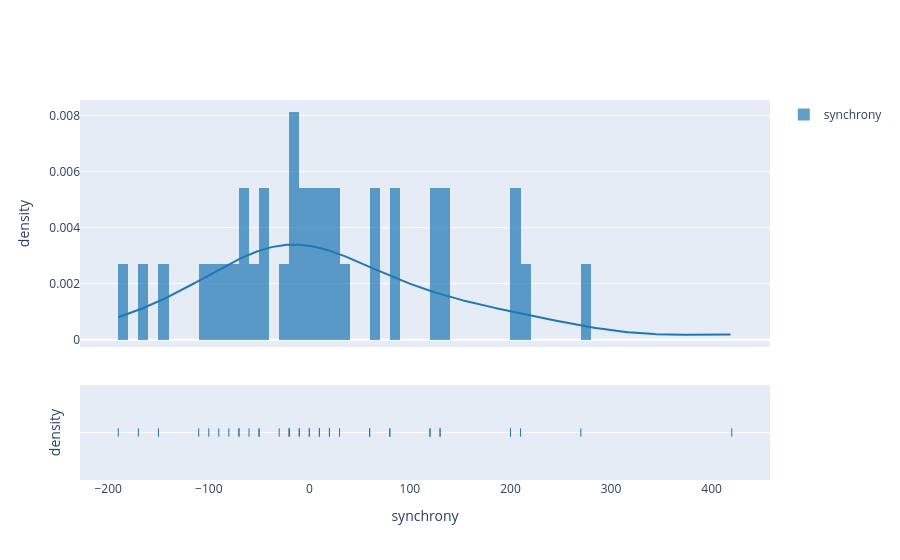

The notebook cell saved with this chart:
### Code cell
import plotly.figure_factory as ff

# lets also plot the timing of the max speed and max env (synchrony) as a density plot 
fig = go.Figure()
fig = ff.create_distplot([mag_D['synchrony']], group_labels=['synchrony'], bin_size=10)
fig.update_xaxes(title_text='synchrony')
fig.update_yaxes(title_text='density')
fig.show()

### Figure 1 — Plotly figure (JSON) as saved in the notebook; plotly's stock layout.template omitted (floating-point values rounded to 4 significant figures; data arrays with more than 128 entries replaced by an {"elided": "..."} marker saying what was removed)
{"data": [{"autobinx": false, "histnorm": "probability density", "legendgroup": "synchrony", "marker": {"color": "rgb(31, 119, 180)"}, "name": "synchrony", "opacity": 0.7, "type": "histogram", "x": [210, 20, 0, 0, 200, -20, -90, -50, 420, -60, -80, -70, 200, 80, 30, -50, 80, -30, 130, 10, 20, 130, 60, -10, -150, 120, 270, -190, -170, -20, -20, -110, -10, -100, 120, -70, 60, 10], "xaxis": "x", "xbins": {"end": 420, "size": 10, "start": -190}, "yaxis": "y"}, {"legendgroup": "synchrony", "marker": {"color": "rgb(31, 119, 180)"}, "mode": "lines", "name": "synchrony", "showlegend": false, "type": "scatter", "x": {"elided": "500 float values"}, "xaxis": "x", "y": {"elided": "500 float values"}, "yaxis": "y"}, {"legendgroup": "synchrony", "marker": {"color": "rgb(31, 119, 180)", "symbol": "line-ns-open"}, "mode": "markers", "name": "synchrony", "showlegend": false, "type": "scatter", "x": [210, 20, 0, 0, 200, -20, -90, -50, 420, -60, -80, -70, 200, 80, 30, -50, 80, -30, 130, 10, 20, 130, 60, -10, -150, 120, 270, -190, -170, -20, -20, -110, -10, -100, 120, -70, 60, 10], "xaxis": "x", "y": ["synchrony", "synchrony", "synchrony", "synchrony", "synchrony", "synchrony", "synchrony", "synchrony", "synchrony", "synchrony", "synchrony", "synchrony", "synchrony", "synchrony", "synchrony", "synchrony", "synchrony", "synchrony", "synchrony", "synchrony", "synchrony", "synchrony", "synchrony", "synchrony", "synchrony", "synchrony", "synchrony", "synchrony", "synchrony", "synchrony", "synchrony", "synchrony", "synchrony", "synchrony", "synchrony", "synchrony", "synchrony", "synchrony"], "yaxis": "y2"}], "layout": {"barmode": "overlay", "hovermode": "closest", "legend": {"traceorder": "reversed"}, "xaxis": {"anchor": "y2", "domain": [0, 1], "title": {"text": "synchrony"}, "zeroline": false}, "yaxis": {"anchor": "free", "domain": [0.35, 1], "position": 0, "title": {"text": "density"}}, "yaxis2": {"anchor": "x", "domain": [0, 0.25], "dtick": 1, "showticklabels": false, "title": {"text": "density"}}}}
